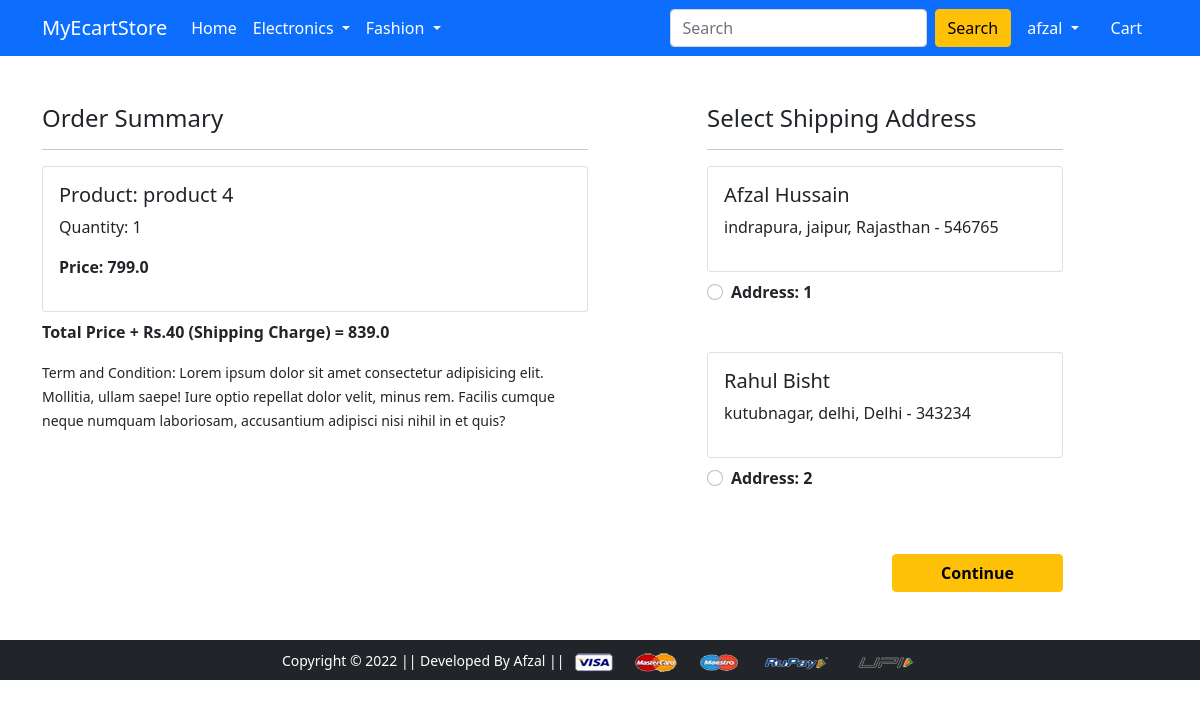
The app's page /checkout/ (signed in), older data.
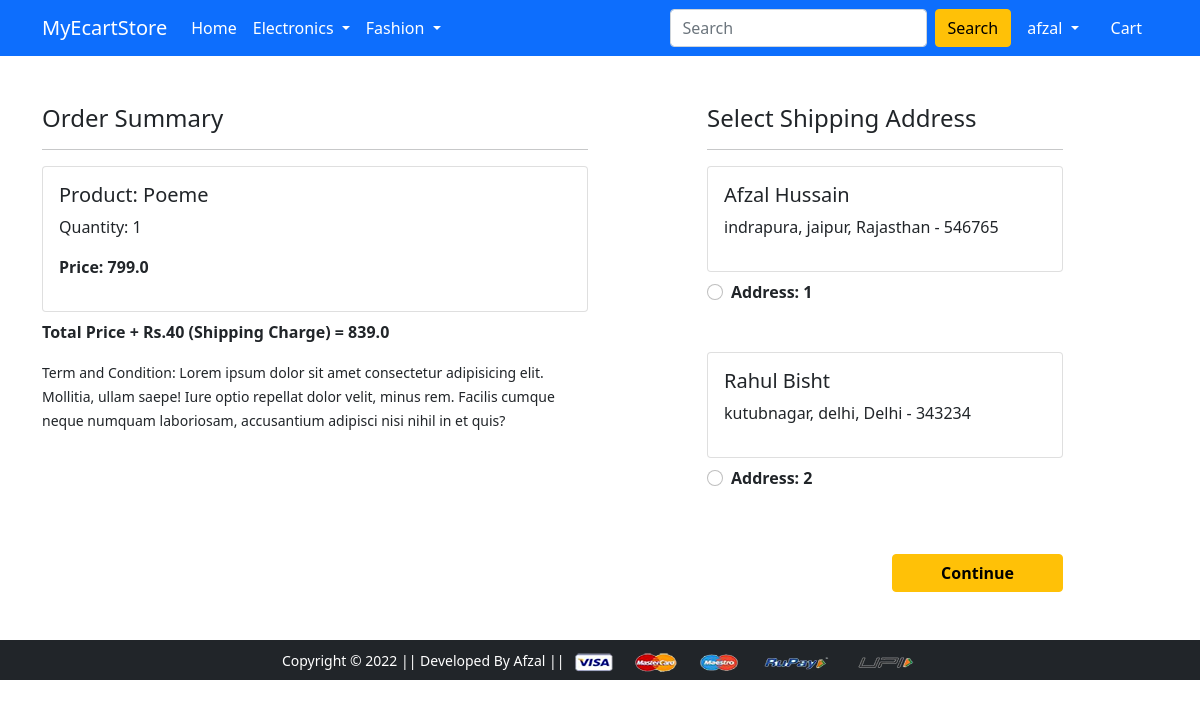
The same page, newer data.
### app/models.py (models this page shows, shortened)
class Cart(models.Model):
    user = models.ForeignKey(User, on_delete=models.CASCADE)
    product = models.ForeignKey(Product, on_delete=models.CASCADE)
    quantity = models.PositiveIntegerField(default=1)
    @property
    def total_cost(self):
        return self.quantity * self.product.discounted_price

class Product(models.Model):
    title = models.CharField(max_length=100)
    selling_price = models.FloatField()
    discounted_price = models.FloatField()
    description = models.TextField()
    brand = models.CharField(max_length=100)
    category = models.CharField(choices=CATEGORY_CHOICES, max_length=50)
    product_img = models.ImageField(upload_to='product_image')

### app/views.py (the view)
# urls.py: path('checkout/', views.checkout, name='checkout'),
@login_required
def checkout(request):
    user = request.user
    add = Costumer.objects.filter(user=user)
    cart_prod = Cart.objects.filter(user=user)
    shipping_charge = 40.0
    amount = 0.0
    cart_product = [p for p in Cart.objects.all() if p.user==user]
    if cart_product:
        for p in cart_product:
            initial_amount = (p.quantity * p.product.discounted_price)
            amount += initial_amount
    total_amount = amount + shipping_charge
    allvalue = {'add':add, 'cartproduct':cart_prod, 'initialamount':initial_amount, 'shippingcharge':shipping_charge, 'totalamount':total_amount}
    return render(request, 'app/checkout.html', allvalue)

### app/templates/app/checkout.html (shortened to what this page needs)
{% extends 'app/base.html' %}
{% load static %}
{% block main-content %}
<div class="container">
 <div class="row mt-5">
  <div class="col-sm-6">
    <h4>Order Summary</h4>
    <hr>
    {% for item in cartproduct %}
      <div class="card mb-2">
        <div class="card-body">
          <h5>Product: {{item.product.title}}</h5>
          <p>Quantity: {{item.quantity}}</p>
          <p class="fw-bold">Price: {{item.total_cost}}</p>
        </div>
      </div>
      {% endfor %}
      <p><strong>Total Price + Rs.40 (Shipping Charge) = {{totalamount}}</strong></p>
    <small>Term and Condition: Lorem ipsum dolor sit amet consectetur adipisicing elit. Mollitia, ullam saepe! Iure optio repellat dolor velit, minus rem. Facilis cumque neque numquam laboriosam, accusantium adipisci nisi nihil in et quis?</small>
  </div>
  <div class="col-sm-4 offset-sm-1">
    <h4>Select Shipping Address</h4>
    <hr>
    <form action="/paymentdone">
      {% for ad in add %}
      <div class="card">
        <div class="card-body">
        <h5>{{ad.name}}</h5>
        <p>{{ad.locality}}, {{ad.city}}, {{ad.state}} - {{ad.zip}}</p>
        </div>
      </div>
        <div class="form-check mt-2 mb-5">
          <input class="form-check-input" type="radio" name="custid" id="custid{{forloop.counter}}" value="{{ad.id}}">
          <label class="form-check-label fw-bold" for="custid{{forloop.counter}}">
            Address: {{forloop.counter}} </label>
        </div>
        {% endfor %}
        <div class="text-end">
          <button type="submit" class="btn btn-warning mt-3 px-5 fw-bold">Continue</button>
        </div>
      </form>
    </div>
  </div>
</div>
{% endblock main-content %}

Row changes from the older to the newer data that the page shows:
changed through a linked row, Cart: product "product 4" → "Poeme"
